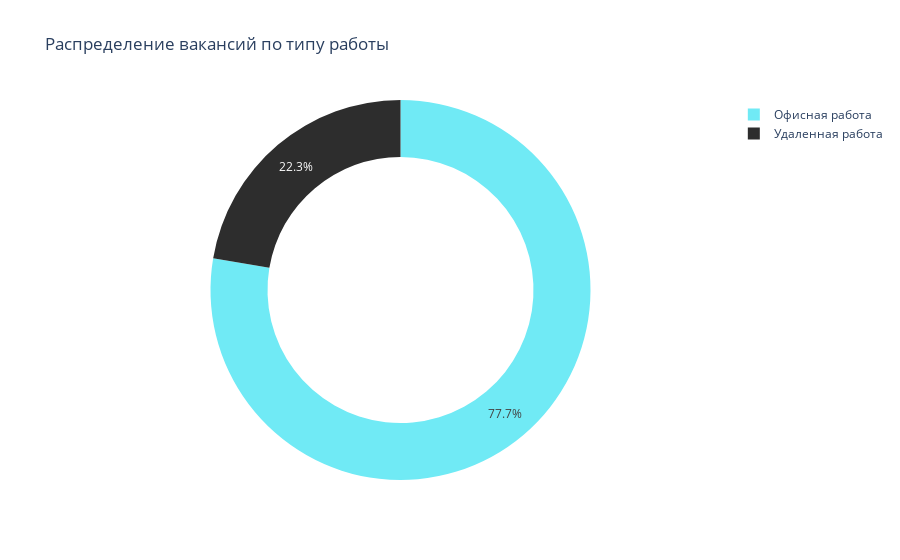

Here is the notebook cell this chart was saved with:
### Code cell
remote_counts = df['remote'].value_counts()
office_counts = df['office'].value_counts()

labels = ['Удаленная работа', 'Офисная работа']

fig = go.Figure(data=[
    go.Pie(labels=labels, values=[remote_counts[True], office_counts[True]], 
           hole=.7, marker=dict(colors=['#2d2d2d', '#70eaf5'], line=dict(width=0)))])
fig.update_layout(title='Распределение вакансий по типу работы')
fig.show()

### Figure 1 — Plotly figure (JSON) as saved in the notebook; plotly's stock layout.template omitted (floating-point values rounded to 4 significant figures)
{"data": [{"hole": 0.7, "labels": ["Удаленная работа", "Офисная работа"], "marker": {"colors": ["#2d2d2d", "#70eaf5"], "line": {"width": 0}}, "type": "pie", "values": [1145, 3983]}], "layout": {"title": {"text": "Распределение вакансий по типу работы"}}}
